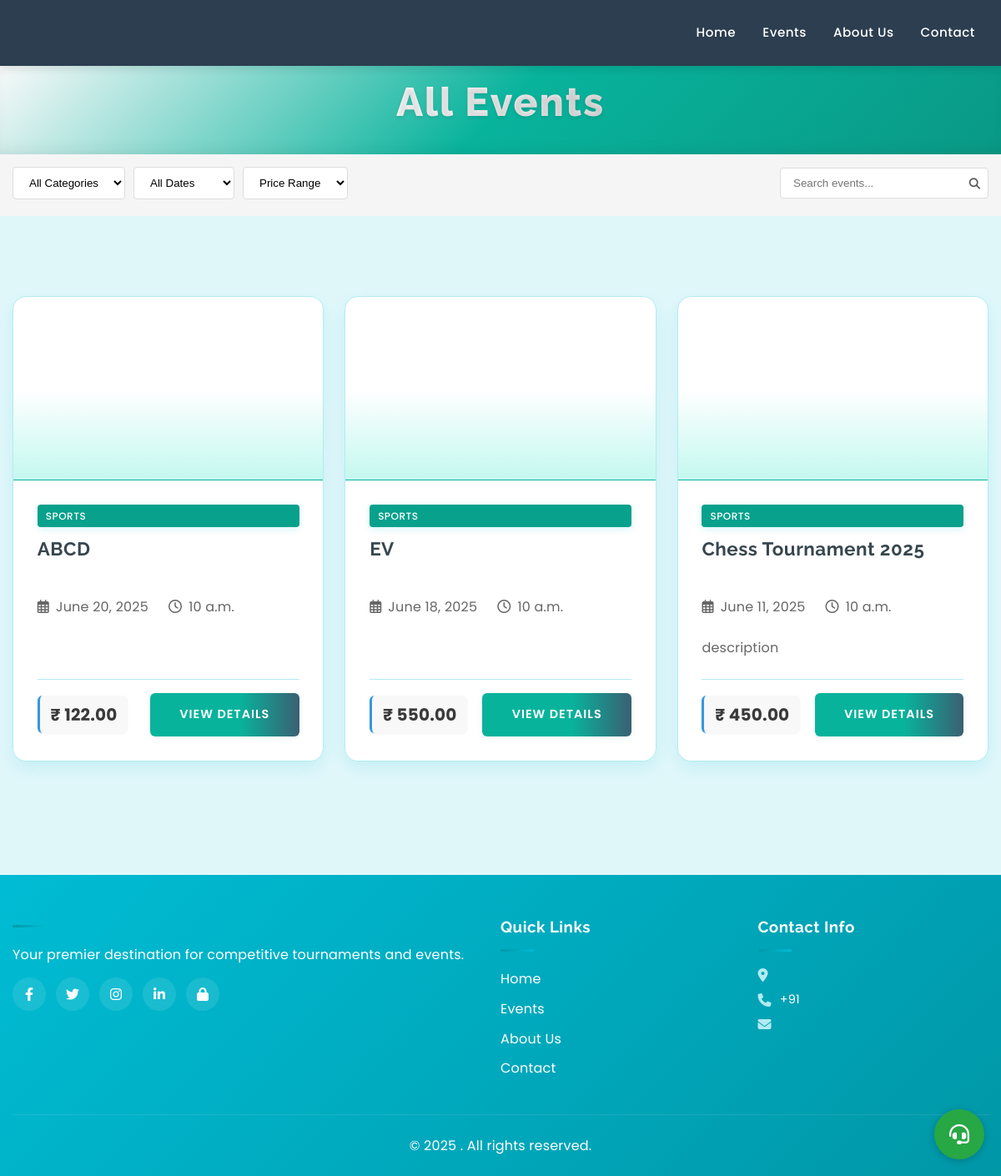
Screenshot of /home/allevents/ with the database file from the repository.
### app/models.py (models this page shows, shortened)
class Tournament(models.Model):
    STATUS_CHOICES = [
        ('draft', 'Draft'),
        ('published', 'Published'),
        ('ongoing', 'Ongoing'),
        ('completed', 'Completed'),
        ('cancelled', 'Cancelled'),
    ]
    title = models.CharField(max_length=200)
    slug = models.SlugField(unique=True, blank=True)
    description = models.TextField()
    category = models.ForeignKey(Category, on_delete=models.CASCADE, related_name='tournaments')
    organizer = models.ForeignKey(User, on_delete=models.CASCADE, related_name='organized_tournaments', default=None, null=True)
    start_date = models.DateField()
    end_date = models.DateField()
    tournament_time = models.TimeField(default=timezone.datetime.strptime('10:00', '%H:%M').time())
    registration_deadline = models.DateTimeField()
    venue = models.CharField(max_length=200)
    address = models.TextField(blank=True, null=True)
    city = models.CharField(max_length=100)
    state = models.CharField(max_length=100)
    country = models.CharField(max_length=100)
    postal_code = models.CharField(max_length=20, null=True, blank=True)
    max_participants = models.PositiveIntegerField()
    min_participants = models.PositiveIntegerField(default=2)
    entry_fee = models.DecimalField(max_digits=10, decimal_places=2)
    prize_pool = models.DecimalField(max_digits=10, decimal_places=2)
    tournament_format = models.CharField(max_length=100)  # e.g., "Single Elimination", "Double Elimination", "Round Robin"
    rules = models.TextField()
    banner_image = models.ImageField(upload_to='tournament_banners/')
    additional_images = models.ManyToManyField(TournamentImage, blank=True, related_name='additional_tournaments')
    status = models.CharField(max_length=20, choices=STATUS_CHOICES, default='draft')
    is_featured = models.BooleanField(default=False)
    created_at = models.DateTimeField(auto_now_add=True)
    updated_at = models.DateTimeField(auto_now=True)
    contact_email = models.EmailField()
    contact_phone = models.CharField(max_length=20)
    whatsapp_number = models.CharField(max_length=20, blank=True)
    facebook_event = models.URLField(blank=True)
    instagram_post = models.URLField(blank=True)
    upi_id = models.ForeignKey(
        Upis,
        max_length=100,
        blank=True,
        help_text="UPI ID for payment collection",
        on_delete=models.SET_NULL,
        null=True,
        related_name='tournaments'
    )
    class Meta:
        ordering = ['-start_date']

class Category(models.Model):
    name = models.CharField(max_length=100)
    slug = models.SlugField(unique=True, blank=True)
    description = models.TextField(blank=True)
    icon = models.CharField(max_length=50, blank=True)  # For FontAwesome icons
    created_at = models.DateTimeField(auto_now_add=True)
    updated_at = models.DateTimeField(auto_now=True)
    type = models.CharField(
        max_length=20,
        choices=[
            ('sports', 'Sports'),
            ('esports', 'Esports'),
            ('cultural', 'Cultural'),
            ('academic', 'Academic'),
            ('technology', 'Technology'),
            ('other', 'Other'),
        ]
    )
    class Meta:
        verbose_name_plural = "Categories"
        ordering = ['name']

### app/View/user/events.py (the view)
# urls.py: path('home/allevents/', all_events, name='all_events'),
def all_events(request):
    events = Tournament.objects.all()
    context = {
        'events': events,
        'current_year': datetime.now().year
    }
    return render(request, 'events/allevents.html', context)

### templates/events/allevents.html (shortened to what this page needs)
{% extends 'base.html' %}
{% load static %}
{% block content %}
    <section class="page-header" style="background: linear-gradient(135deg, #f8f9fa, #08b39c,rgb(9, 153, 134)); padding: 5px 0; position: relative; overflow: hidden; box-shadow: inset 0 -10px 20px -10px rgba(0,0,0,0.1);">
        <div class="container">
            <h1 style="color: var(--text-color); font-weight: 800; font-size: clamp(2rem, 4vw, 3rem); text-align: center; margin-bottom: 20px;">
                <span style="background: linear-gradient(45deg,rgb(255, 255, 255),rgb(223, 222, 222)); -webkit-background-clip: text; background-clip: text; color: transparent; letter-spacing: 2px; text-shadow: 0 2px 4px rgba(0,0,0,0.1);">All Events</span>
            </h1>
        </div>
    </section>
    <section style="padding: 15px 0; background-color: #f5f5f5;">
        <div class="container">
            <div style="display: flex; flex-wrap: wrap; gap: 15px; justify-content: space-between; align-items: center; margin-bottom: 5px;">
                <div style="display: flex; flex-wrap: wrap; gap: 10px;">
                    <select style="padding: 10px 15px; border-radius: 4px; border: 1px solid #ddd; background-color: white;">
                        <option value="">All Categories</option>
                    </select>
                    <select style="padding: 10px 15px; border-radius: 4px; border: 1px solid #ddd; background-color: white;">
                        <option value="">All Dates</option>
                    </select>
                    <select style="padding: 10px 15px; border-radius: 4px; border: 1px solid #ddd; background-color: white;">
                        <option value="">Price Range</option>
                    </select>
                </div>
                <div style="position: relative;">
                    <input type="text" placeholder="Search events..." style="padding: 10px 15px; border-radius: 4px; border: 1px solid #ddd; width: 250px;">
                    <button style="position: absolute; right: 10px; top: 50%; transform: translateY(-50%); background: none; border: none; color: #555;">
                        <i class="fas fa-search"></i>
                    </button>
                </div>
            </div>
        </div>
    </section>
    <section class="events-section">
        <div class="container">
            <div class="events-grid">
                {% for event in events %}
                <div class="event-card animate-on-scroll stagger-item">
                    <div class="event-image" style="background-image: url('{% if event.banner_image %}{{ event.banner_image.url }}{% else %}{% static 'images/event-placeholder.jpg' %}{% endif %}');"></div>
                    <div class="event-details">
                        <span class="badge {{ event.category.type|lower }}" style="display: inline-block; padding: 4px 10px; border-radius: 4px; font-size: 12px; font-weight: 500; background: #08a18c; color: white;">{{ event.category.type }}</span>
                        <h3>{{ event.title }}</h3>
                        <div class="event-meta">
                            <span><i class="far fa-calendar-alt"></i> {{ event.start_date }}</span>
                            <span><i class="far fa-clock"></i> {{ event.tournament_time }}</span>
                        </div>
                        <p>{{ event.description|truncatechars:120 }}</p>
                        <div class="event-footer">
                            <span class="price">₹ {{ event.entry_fee }}</span>
                            <a href="{% url 'event_detail' event.id %}" class="btn">View Details</a>
                        </div>
                    </div>
                </div>
                {% endfor %}
            </div>
        </div>
    </section>
{% endblock %}

### static/css/animations.css (style rules this page uses)
.animate-on-scroll { opacity: 0; transform: translateY(20px); transition: opacity 0.6s ease, transform 0.6s ease; }
.animate-on-scroll.visible { opacity: 1; transform: translateY(0); }
.stagger-item { opacity: 0; transform: translateY(20px); }
.stagger-item.visible { animation: fadeInUp 0.5s ease forwards; }
.stagger-item:nth-child(1) { animation-delay: 0.1s; }
.stagger-item:nth-child(2) { animation-delay: 0.2s; }
.stagger-item:nth-child(3) { animation-delay: 0.3s; }
.btn { position: relative; overflow: hidden; z-index: 1; }
.btn::after { content: ''; position: absolute; bottom: 0; left: 0; width: 100%; height: 0; background-color: rgba(255, 255, 255, 0.2); transition: height 0.3s ease; z-index: -1; }

### static/css/responsive.css (style rules this page uses)
:root { --mobile-padding: 15px; --section-spacing-mobile: 40px; --card-spacing-mobile: 15px; }
body { overflow-x: hidden; }
.container { padding-left: var(--mobile-padding); padding-right: var(--mobile-padding); }

### rows the page displays
Tournament: category.type "SPORTS", title "ABCD", start_date "June 20, 2025", tournament_time "10 a.m.", entry_fee "122.00"
Tournament: category.type "SPORTS", title "EV", start_date "June 18, 2025", tournament_time "10 a.m.", entry_fee "550.00"
Tournament: category.type "SPORTS", title "Chess Tournament 2025", start_date "June 11, 2025", tournament_time "10 a.m.", description "description", entry_fee "450.00"
